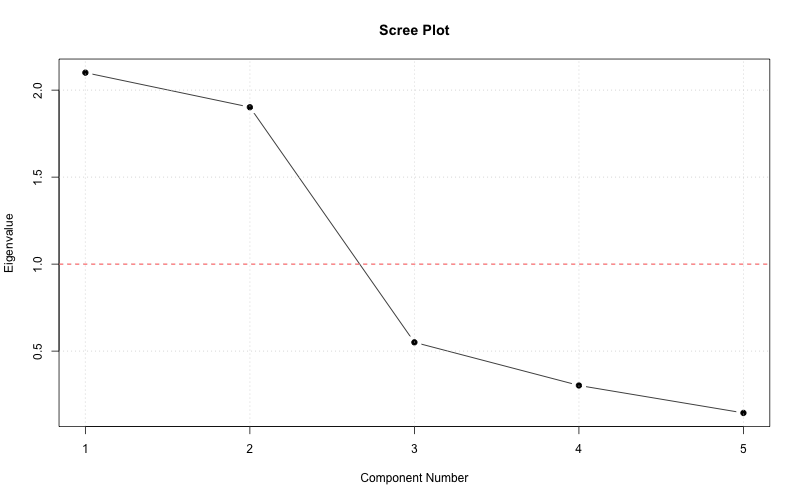

Reproduce this figure in R.
# 相関行列の固有値を求めて、スクリープロットを描く

compute_eigenvalues <- function(df) {
  corr_matrix <- cor(df, use = "pairwise.complete.obs") # pairwise.complete.obsは、各ペアの変数に対して利用可能な観測値を使用して相関を計算するオプション。これにより、欠損値がある場合でも相関行列を計算できる。
  eigen(corr_matrix, symmetric = TRUE, only.values = TRUE)$values # 固有値計算。only.values = TRUEで固有ベクトルを計算せず、固有値のみを返す。Rのeigen関数は固有値を大きい順に返すため、降順に並べ替える必要はない。
}


get_script_path <- function() {
  args_all <- commandArgs(trailingOnly = FALSE)
  file_arg <- grep("^--file=", args_all, value = TRUE)

  if (length(file_arg) > 0) {
    return(normalizePath(sub("^--file=", "", file_arg[1]), winslash = "/", mustWork = FALSE))
  }

  if (!is.null(sys.frames()[[1]]$ofile)) {
    return(normalizePath(sys.frames()[[1]]$ofile, winslash = "/", mustWork = FALSE))
  }

  stop("スクリプトのパスを取得できませんでした。Rscriptで実行するか、source()で実行してください。")
}


plot_scree <- function(eigenvalues, output_path) {
  # PNGファイルとして描画
  # plot関数はRの基本的なプロット関数
  png(filename = output_path, width = 800, height = 500)
  plot(
    x = seq_along(eigenvalues),
    y = eigenvalues,
    type = "b",
    pch = 19,
    xlab = "Component Number",
    ylab = "Eigenvalue",
    main = "Scree Plot"
  )
  abline(h = 1, col = "red", lty = 2)
  grid()
  dev.off()
}


script_path <- get_script_path()
script_dir <- dirname(script_path)
# normalizePathで絶対パスに変換
# winslash = "/"でWindowsでもスラッシュ区切りにする
# mustWork = TRUEで存在しないパスの場合はエラーにする。
repo_root <- normalizePath(file.path(script_dir, "..", ".."), winslash = "/", mustWork = TRUE)

csv_path <- file.path(
  repo_root,
  "01_factor-analysis",
  "data",
  "factor_analysis_test_data.csv"
)

output_path <- file.path(script_dir, "scree_plot.png")

df <- read.csv(csv_path, check.names = FALSE, stringsAsFactors = FALSE)

# "ID"列があれば削除
if ("ID" %in% names(df)) {
  df$ID <- NULL
}

# 数値列のみを抽出
is_num <- vapply(df, is.numeric, logical(1)) # vapplayはdfの各列にis.numericを適用する。かつ型を第3引数で確認しており、logcial型が1つ返されることを期待している。logical型はTRUE/FALSE/NAのベクトル。
numeric_df <- df[, is_num, drop = FALSE]

if (ncol(numeric_df) == 0) {
  stop("数値列が見つからないため、スクリープロットを作成できません。")
}

eigenvalues <- compute_eigenvalues(numeric_df)
plot_scree(eigenvalues, output_path)

cat("=== Scree Plot ===\n")
cat("CSV: 01_factor-analysis/data/factor_analysis_test_data.csv\n")
cat("Variables:", paste(names(numeric_df), collapse = ", "), "\n")
cat("Eigenvalues:", paste(round(eigenvalues, 6), collapse = ", "), "\n")
cat("Saved plot: 06_scree-plot/R/scree_plot.png\n")
